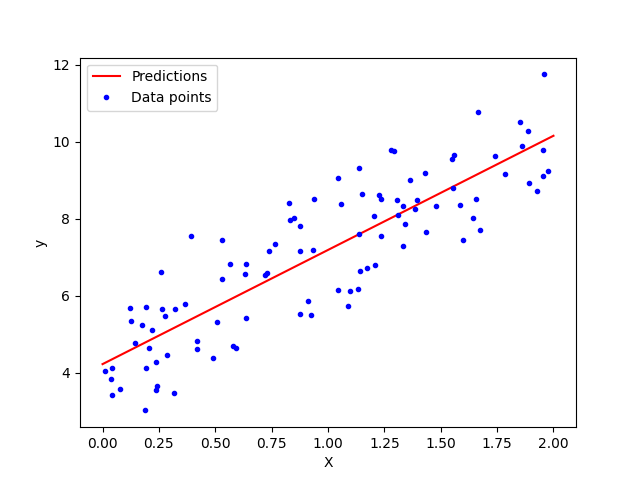

Python code for this plot:
# Step 1: Import libraries
import numpy as np
import matplotlib.pyplot as plt

# Step 2: Generate some example data (X as inputs, y as outputs)
# Let's assume a linear relation: y = 2X + 3 + some_noise
np.random.seed(0)  # For reproducibility
X = 2 * np.random.rand(100, 1)  # 100 random points between 0 and 2
y = 4 + 3 * X + np.random.randn(100, 1)  # y = 3X + 4 + Gaussian noise

# Step 3: Prepare the data by adding a column of ones (for intercept term)
X_b = np.c_[np.ones((100, 1)), X]  # Add a column of ones to X for the bias term

# Step 4: Compute the optimal values of theta using the Normal Equation
# Theta = (X_b^T * X_b)^-1 * X_b^T * y
theta_best = np.linalg.inv(X_b.T.dot(X_b)).dot(X_b.T).dot(y)

# Step 5: Print the results (slope and intercept)
print(f'Intercept: {theta_best[0][0]}')
print(f'Slope: {theta_best[1][0]}')

# Step 6: Make predictions using the computed theta
X_new = np.array([[0], [2]])  # New data points for predictions
X_new_b = np.c_[np.ones((2, 1)), X_new]  # Add bias term (column of ones)
y_predict = X_new_b.dot(theta_best)

# Step 7: Plot the results
plt.plot(X_new, y_predict, "r-", label="Predictions")  # Line of best fit
plt.plot(X, y, "b.", label="Data points")  # Original data points
plt.xlabel("X")
plt.ylabel("y")
plt.legend()
plt.show()
